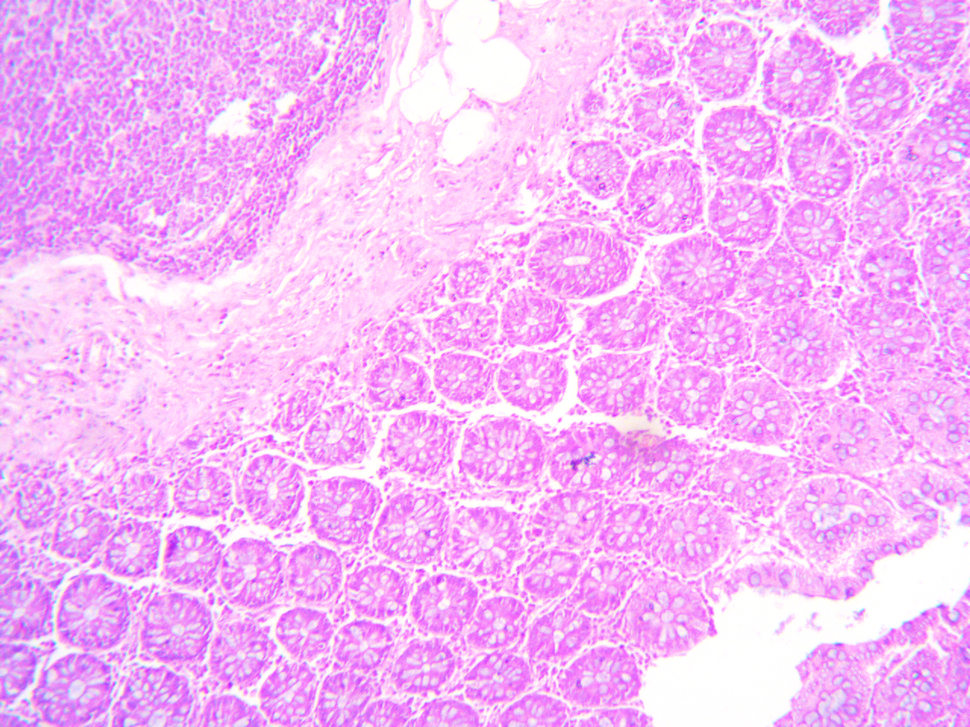
#> input picture Colon/10x/1_colon_10x.tif, 970 x 727 px, shrunk from 1280 x 960 before the run, found by its file name
$ python PSNR.py
#> lines starting #> are read from the running program, lines starting #| are printed output that depends on the picture; long printed decimals are rounded
import cv2
import numpy as np

# Function to calculate PSNR
def calculate_psnr(original, distorted):
    mse = np.mean((original - distorted) ** 2)
    if mse == 0:
        return float('inf')  # Perfect match, no difference
    max_pixel_value = 255.0

    #if mse != 0 then PSNR is calculated
    psnr = 20 * np.log10(max_pixel_value / np.sqrt(mse))
    return psnr

# Function to detect and match features using SIFT
def sift_feature_matching(img1, img2):
    # Initialize SIFT detector
    sift = cv2.SIFT_create()

    # Detect keypoints and compute descriptors
    kp1, des1 = sift.detectAndCompute(img1, None)
    kp2, des2 = sift.detectAndCompute(img2, None)

    # Use FLANN-based matcher
    index_params = dict(algorithm=1, trees=5)  # FLANN index for SIFT
    search_params = dict(checks=50)  # Search checks
    flann = cv2.FlannBasedMatcher(index_params, search_params)

    # Perform knn matching with k=2
    matches = flann.knnMatch(des1, des2, k=2)

    # Apply Lowe's ratio test to filter good matches
    good_matches = []
    for m, n in matches:
        if m.distance < 0.7 * n.distance:
            good_matches.append(m)

    return len(kp1), len(kp2), len(good_matches)

# Load original and distorted images
original_img = cv2.imread('D:/ORB Aursh Personal/Colon/10x/1_colon_10x.tif', cv2.IMREAD_GRAYSCALE)    #Referrence Image
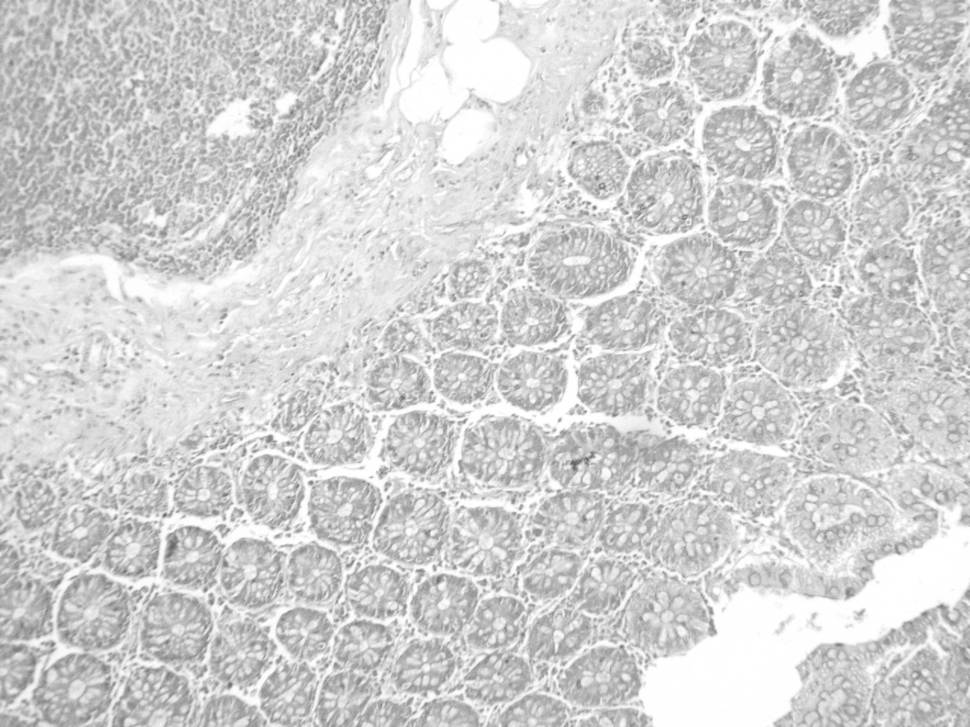
#> original_img: shape (727, 970); min 91, max 255, mean 209.7
distorted_img = cv2.imread('D:/ORB Aursh Personal/Colon/10x/2_colon_10x.tif', cv2.IMREAD_GRAYSCALE)   #Image to be Registered
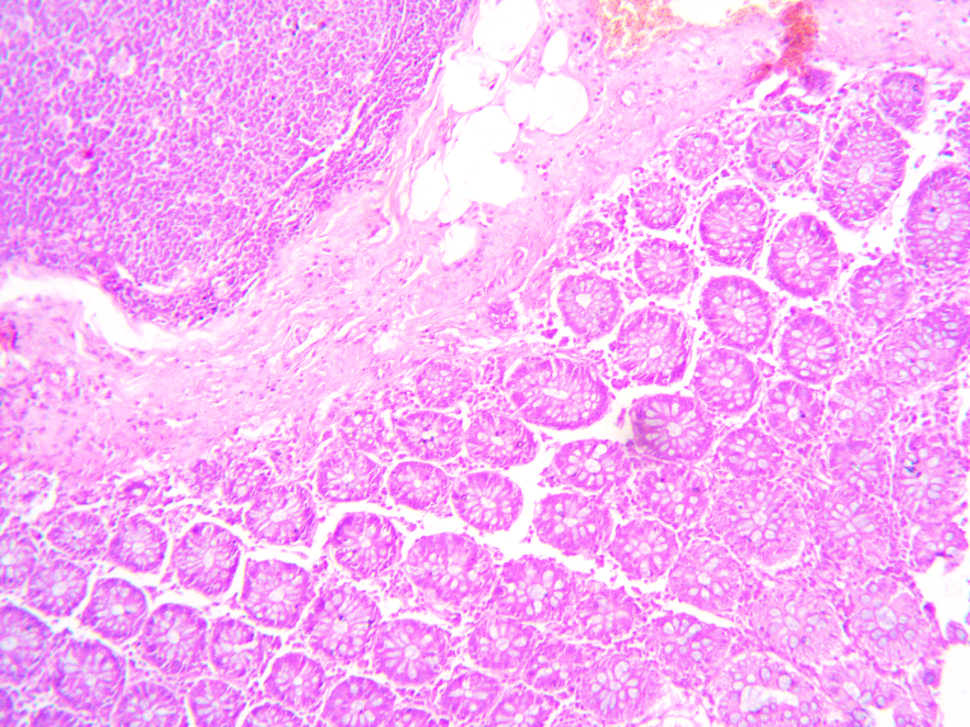
#> input picture Colon/10x/2_colon_10x.tif, 970 x 727 px, shrunk from 1280 x 960 before the run, found by its file name
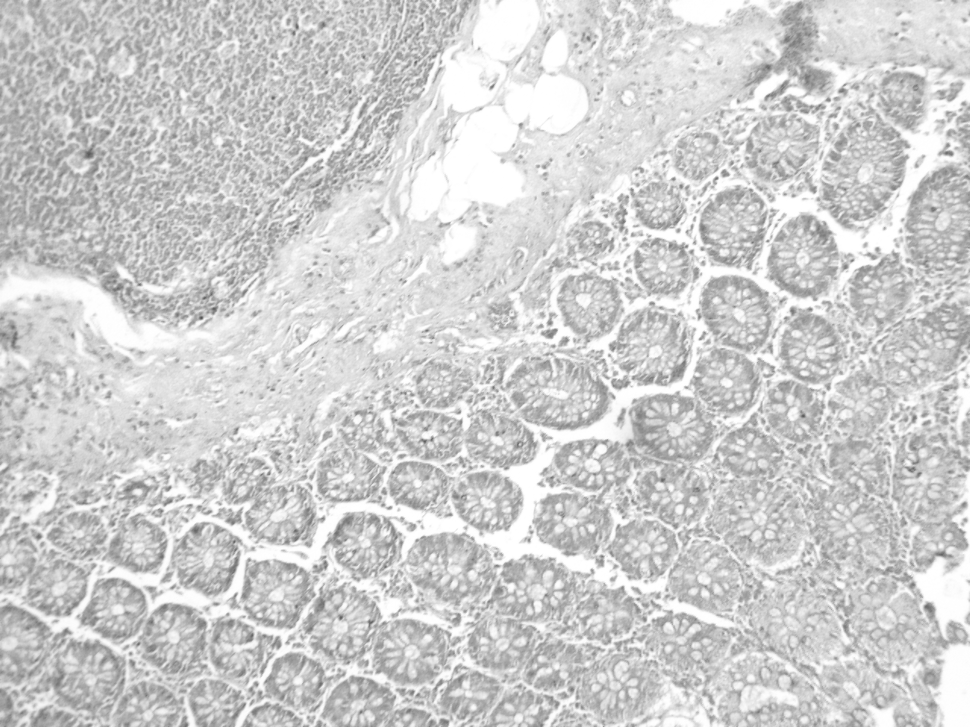
#> distorted_img: shape (727, 970); min 86, max 255, mean 206.7

# Calculate PSNR
psnr_value = calculate_psnr(original_img, distorted_img)
#> in calculate_psnr, `mse = np.mean((original - distorted) ** 2)`: mse = 99.59
#> in calculate_psnr, `psnr = 20 * np.log10(max_pixel_value / np.sqrt(mse))`: psnr = 28.15
#> psnr_value = 28.15
print(f"PSNR between original and distorted image: {psnr_value} dB")
#| PSNR between original and distorted image: 28.148 dB

# Perform SIFT feature matching
sift_kp1, sift_kp2, sift_matches = sift_feature_matching(original_img, distorted_img)
#> in sift_feature_matching, `kp1, des1 = sift.detectAndCompute(img1, None)`: kp1 = 15674 keypoints; strongest (x, y, size): (594, 208, 2.9), (165, 515, 2.8), (702, 20, 3), (311, 483, 3.1)
#> in sift_feature_matching, `kp2, des2 = sift.detectAndCompute(img2, None)`: kp2 = 16451 keypoints; strongest (x, y, size): (716, 178, 2.4), (201, 318, 2.4), (929, 607, 6.7), (725, 173, 4.7)
#> in sift_feature_matching, `matches = flann.knnMatch(des1, des2, k=2)`: matches = 15674 matches
#> after the loop in sift_feature_matching, `for m, n in matches:`: good_matches = 16 matches
#> sift_kp1 = 15674; sift_kp2 = 16451; sift_matches = 16
print(f"SIFT - \nKeypoints in Original: {sift_kp1}\nKeypoints in Image to Reg(Distorted): {sift_kp2}\nGood Matches: {sift_matches}\n")
#| SIFT -
#| Keypoints in Original: 15674
#| Keypoints in Image to Reg(Distorted): 16451
#| Good Matches: 16
